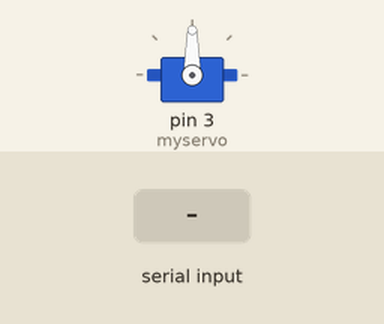
This sketch was run on a simulated Arduino Leonardo, built with avr-gcc and run on an emulated ATmega32U4. Parts: servo. The inputs (shaded band) are chosen by the test bench.

Above: at 1.2 s.
1.3 s: "30,150\n" received over the second serial link
At 1.9 s:
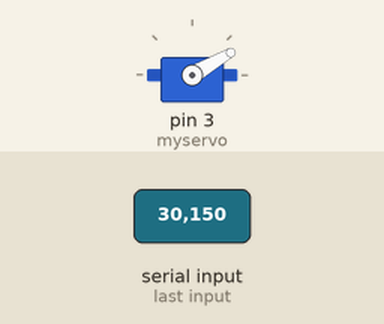
2.8 s: "5\n" received over the second serial link
At 3.3 s:
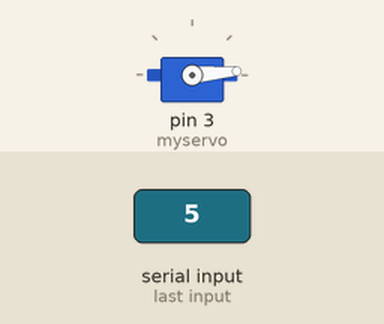
4.3 s: "200\n" received over the second serial link
At 4.8 s:
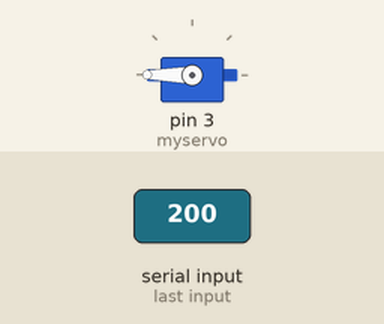
5.8 s: "90,45\n" received over the second serial link
At 6.3 s:
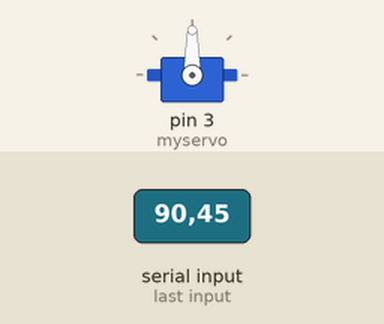
Timing chart, 0 to 8.3 s (numbered marks = the images above; inputs shaded):
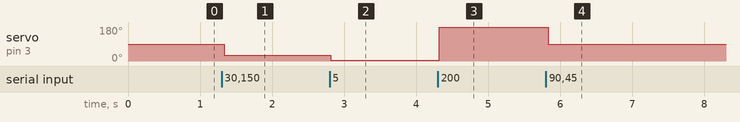

Measured:
- after the input at 1.3 s, servo on pin 3 (myservo): 90° → 30° at once
- after the input at 2.8 s, servo on pin 3 (myservo): 30° → 5° at once
- after the input at 4.3 s, servo on pin 3 (myservo): 5° → 180° at once
- after the input at 5.8 s, servo on pin 3 (myservo): 180° → 90° at once

The sketch:

servo.ino
```cpp
#include <Servo.h>


Servo myservo;

int pos = 0;
int a;

void setup() {
  Serial1.begin(9600);
  myservo.attach(3);
}

char cadena[24];
byte contador=0;
int valor = 0;
void loop(){

  for(a; a<1; a++){
    Serial1.print("Introduzca posicion de servo :");
  }

  if(Serial1.available()){
    memset(cadena, 0, sizeof(cadena));

    while (Serial1.available()>0){
      delay(5);
      cadena[contador]=Serial1.read();
      contador++;
    }
    valor=atoi(cadena);
    valor = min(valor, 180);       //establece valor maximo
    valor = max(valor, 0);          //establece valor minimo
    Serial1.print(valor);               //imprime en pantalla el valor introducido
    Serial1.println(" grados");
    myservo.write(valor);           //establece el valor como posicion myservo
    a=0;                                    //reiniciamos a para volver a mostrar aviso para introduccion de datos
    contador=0;
    delay(100);
  }
}
```
